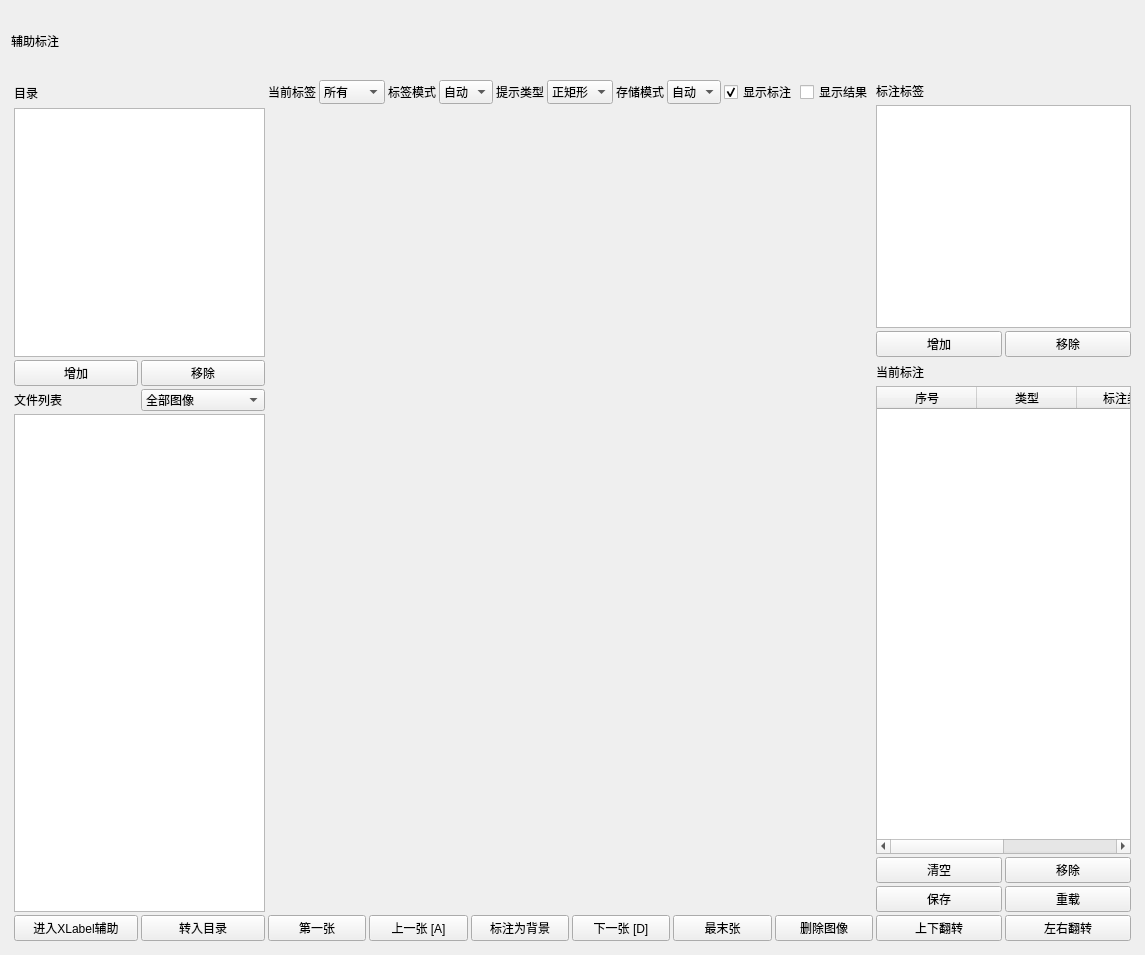
<?xml version="1.0" encoding="UTF-8"?>
<ui version="4.0">
 <class>Sam2LabelForm</class>
 <widget class="QWidget" name="Sam2LabelForm">
  <property name="geometry">
   <rect>
    <x>0</x>
    <y>0</y>
    <width>1145</width>
    <height>955</height>
   </rect>
  </property>
  <property name="windowTitle">
   <string>Form</string>
  </property>
  <layout class="QGridLayout" name="gridLayout">
   <item row="0" column="0">
    <layout class="QHBoxLayout" name="horizontalLayout_2">
     <item>
      <widget class="QLabel" name="LB_Title">
       <property name="minimumSize">
        <size>
         <width>0</width>
         <height>60</height>
        </size>
       </property>
       <property name="maximumSize">
        <size>
         <width>16777215</width>
         <height>60</height>
        </size>
       </property>
       <property name="styleSheet">
        <string notr="true">font: 18pt &quot;微软雅黑&quot;;</string>
       </property>
       <property name="text">
        <string>辅助标注</string>
       </property>
      </widget>
     </item>
    </layout>
   </item>
   <item row="1" column="0">
    <widget class="QStackedWidget" name="stackedWidget">
     <property name="currentIndex">
      <number>0</number>
     </property>
     <widget class="QWidget" name="LabePage">
      <layout class="QGridLayout" name="gridLayout_7">
       <property name="leftMargin">
        <number>3</number>
       </property>
       <property name="topMargin">
        <number>3</number>
       </property>
       <property name="rightMargin">
        <number>3</number>
       </property>
       <property name="bottomMargin">
        <number>3</number>
       </property>
       <property name="spacing">
        <number>3</number>
       </property>
       <item row="0" column="0" rowspan="5" colspan="3">
        <layout class="QGridLayout" name="FileGrid" rowstretch="1,10,1,1,20,1">
         <property name="spacing">
          <number>3</number>
         </property>
         <item row="1" column="0" colspan="2">
          <widget class="QListWidget" name="LW_DataSheet"/>
         </item>
         <item row="2" column="0">
          <widget class="QPushButton" name="PB_AddLab">
           <property name="text">
            <string>增加</string>
           </property>
           <property name="icon">
            <iconset resource="YtSRes.qrc">
             <normaloff>:/ResourYolo/Selfbutton/增加.png</normaloff>:/ResourYolo/Selfbutton/增加.png</iconset>
           </property>
          </widget>
         </item>
         <item row="2" column="1">
          <widget class="QPushButton" name="PB_RemoveLab">
           <property name="text">
            <string>移除</string>
           </property>
           <property name="icon">
            <iconset resource="YtSRes.qrc">
             <normaloff>:/ResourYolo/Selfbutton/减少.png</normaloff>:/ResourYolo/Selfbutton/减少.png</iconset>
           </property>
          </widget>
         </item>
         <item row="0" column="0" colspan="2">
          <widget class="QLabel" name="label">
           <property name="text">
            <string>目录</string>
           </property>
          </widget>
         </item>
         <item row="4" column="0" colspan="2">
          <widget class="QListWidget" name="LW_FileList"/>
         </item>
         <item row="5" column="0">
          <widget class="QPushButton" name="PB_XLabe">
           <property name="text">
            <string>进入XLabel辅助</string>
           </property>
          </widget>
         </item>
         <item row="5" column="1">
          <widget class="QPushButton" name="PB_ViewDir">
           <property name="text">
            <string>转入目录</string>
           </property>
          </widget>
         </item>
         <item row="3" column="0">
          <widget class="QLabel" name="label_2">
           <property name="text">
            <string>文件列表</string>
           </property>
          </widget>
         </item>
         <item row="3" column="1">
          <widget class="QComboBox" name="comboBox">
           <item>
            <property name="text">
             <string>全部图像</string>
            </property>
           </item>
           <item>
            <property name="text">
             <string>已标注</string>
            </property>
           </item>
           <item>
            <property name="text">
             <string>未标注</string>
            </property>
           </item>
           <item>
            <property name="text">
             <string>有检出</string>
            </property>
           </item>
           <item>
            <property name="text">
             <string>含当前标签</string>
            </property>
           </item>
          </widget>
         </item>
        </layout>
       </item>
       <item row="0" column="3" rowspan="5">
        <widget class="QWidget" name="DisplayWidget" native="true">
         <layout class="QGridLayout" name="gridLayout_2">
          <property name="leftMargin">
           <number>0</number>
          </property>
          <property name="topMargin">
           <number>0</number>
          </property>
          <property name="rightMargin">
           <number>0</number>
          </property>
          <property name="bottomMargin">
           <number>0</number>
          </property>
          <property name="spacing">
           <number>3</number>
          </property>
          <item row="2" column="5">
           <widget class="QPushButton" name="PB_AddAnno">
            <property name="text">
             <string>删除图像</string>
            </property>
            <property name="autoRepeat">
             <bool>true</bool>
            </property>
           </widget>
          </item>
          <item row="0" column="0" colspan="6">
           <layout class="QHBoxLayout" name="horizontalLayout">
            <item>
             <widget class="QLabel" name="label_6">
              <property name="sizePolicy">
               <sizepolicy hsizetype="Preferred" vsizetype="Preferred">
                <horstretch>0</horstretch>
                <verstretch>0</verstretch>
               </sizepolicy>
              </property>
              <property name="text">
               <string>当前标签</string>
              </property>
             </widget>
            </item>
            <item>
             <widget class="QComboBox" name="CB_CurrentLabel">
              <property name="sizePolicy">
               <sizepolicy hsizetype="Expanding" vsizetype="Preferred">
                <horstretch>0</horstretch>
                <verstretch>0</verstretch>
               </sizepolicy>
              </property>
              <item>
               <property name="text">
                <string>所有</string>
               </property>
              </item>
              <item>
               <property name="text">
                <string>已标注</string>
               </property>
              </item>
              <item>
               <property name="text">
                <string>未标注</string>
               </property>
              </item>
             </widget>
            </item>
            <item>
             <widget class="QLabel" name="label_8">
              <property name="sizePolicy">
               <sizepolicy hsizetype="Preferred" vsizetype="Preferred">
                <horstretch>0</horstretch>
                <verstretch>0</verstretch>
               </sizepolicy>
              </property>
              <property name="text">
               <string>标签模式</string>
              </property>
             </widget>
            </item>
            <item>
             <widget class="QComboBox" name="CB_SetLabeMode">
              <property name="sizePolicy">
               <sizepolicy hsizetype="Expanding" vsizetype="Preferred">
                <horstretch>0</horstretch>
                <verstretch>0</verstretch>
               </sizepolicy>
              </property>
              <item>
               <property name="text">
                <string>自动</string>
               </property>
               <property name="icon">
                <iconset resource="YtSRes.qrc">
                 <normaloff>:/ResourYolo/Selfbutton/自动.png</normaloff>:/ResourYolo/Selfbutton/自动.png</iconset>
               </property>
              </item>
              <item>
               <property name="text">
                <string>手动</string>
               </property>
               <property name="icon">
                <iconset resource="YtSRes.qrc">
                 <normaloff>:/ResourYolo/Selfbutton/手动.png</normaloff>:/ResourYolo/Selfbutton/手动.png</iconset>
               </property>
              </item>
             </widget>
            </item>
            <item>
             <widget class="QLabel" name="label_7">
              <property name="sizePolicy">
               <sizepolicy hsizetype="Preferred" vsizetype="Preferred">
                <horstretch>0</horstretch>
                <verstretch>0</verstretch>
               </sizepolicy>
              </property>
              <property name="text">
               <string>提示类型</string>
              </property>
             </widget>
            </item>
            <item>
             <widget class="QComboBox" name="CB_ROIType">
              <property name="sizePolicy">
               <sizepolicy hsizetype="Expanding" vsizetype="Preferred">
                <horstretch>0</horstretch>
                <verstretch>0</verstretch>
               </sizepolicy>
              </property>
              <item>
               <property name="text">
                <string>正矩形</string>
               </property>
               <property name="icon">
                <iconset resource="YtSRes.qrc">
                 <normaloff>:/ResourYolo/Selfbutton/矩形.png</normaloff>:/ResourYolo/Selfbutton/矩形.png</iconset>
               </property>
              </item>
              <item>
               <property name="text">
                <string>点</string>
               </property>
               <property name="icon">
                <iconset resource="YtSRes.qrc">
                 <normaloff>:/ResourYolo/Selfbutton/点.png</normaloff>:/ResourYolo/Selfbutton/点.png</iconset>
               </property>
              </item>
             </widget>
            </item>
            <item>
             <widget class="QLabel" name="label_9">
              <property name="sizePolicy">
               <sizepolicy hsizetype="Preferred" vsizetype="Preferred">
                <horstretch>0</horstretch>
                <verstretch>0</verstretch>
               </sizepolicy>
              </property>
              <property name="text">
               <string>存储模式</string>
              </property>
             </widget>
            </item>
            <item>
             <widget class="QComboBox" name="CB_SaveROIType">
              <property name="sizePolicy">
               <sizepolicy hsizetype="Expanding" vsizetype="Preferred">
                <horstretch>0</horstretch>
                <verstretch>0</verstretch>
               </sizepolicy>
              </property>
              <item>
               <property name="text">
                <string>自动</string>
               </property>
               <property name="icon">
                <iconset resource="YtSRes.qrc">
                 <normaloff>:/ResourYolo/Selfbutton/自动.png</normaloff>:/ResourYolo/Selfbutton/自动.png</iconset>
               </property>
              </item>
              <item>
               <property name="text">
                <string>手动</string>
               </property>
               <property name="icon">
                <iconset resource="YtSRes.qrc">
                 <normaloff>:/ResourYolo/Selfbutton/手动.png</normaloff>:/ResourYolo/Selfbutton/手动.png</iconset>
               </property>
              </item>
             </widget>
            </item>
            <item>
             <widget class="QCheckBox" name="ckB_ShowLable">
              <property name="text">
               <string>显示标注</string>
              </property>
              <property name="checked">
               <bool>true</bool>
              </property>
             </widget>
            </item>
            <item>
             <widget class="QCheckBox" name="ckB_ShowResu">
              <property name="text">
               <string>显示结果</string>
              </property>
              <property name="checked">
               <bool>false</bool>
              </property>
             </widget>
            </item>
           </layout>
          </item>
          <item row="2" column="4">
           <widget class="QPushButton" name="PB_EndIm">
            <property name="text">
             <string>最末张</string>
            </property>
            <property name="icon">
             <iconset resource="YtSRes.qrc">
              <normaloff>:/ResourYolo/Selfbutton/最后一张.png</normaloff>:/ResourYolo/Selfbutton/最后一张.png</iconset>
            </property>
           </widget>
          </item>
          <item row="2" column="1">
           <widget class="QPushButton" name="PB_LastIm">
            <property name="text">
             <string>上一张 [A]</string>
            </property>
            <property name="icon">
             <iconset resource="YtSRes.qrc">
              <normaloff>:/ResourYolo/Selfbutton/上一张.png</normaloff>:/ResourYolo/Selfbutton/上一张.png</iconset>
            </property>
            <property name="autoRepeat">
             <bool>true</bool>
            </property>
           </widget>
          </item>
          <item row="2" column="2">
           <widget class="QPushButton" name="PB_SetBackgroud">
            <property name="text">
             <string>标注为背景</string>
            </property>
            <property name="autoRepeat">
             <bool>true</bool>
            </property>
           </widget>
          </item>
          <item row="2" column="3">
           <widget class="QPushButton" name="PB_NextIm">
            <property name="text">
             <string>下一张 [D]</string>
            </property>
            <property name="icon">
             <iconset resource="YtSRes.qrc">
              <normaloff>:/ResourYolo/Selfbutton/下一张.png</normaloff>:/ResourYolo/Selfbutton/下一张.png</iconset>
            </property>
            <property name="autoRepeat">
             <bool>true</bool>
            </property>
           </widget>
          </item>
          <item row="2" column="0">
           <widget class="QPushButton" name="PB_StartIm">
            <property name="text">
             <string>第一张</string>
            </property>
            <property name="icon">
             <iconset resource="YtSRes.qrc">
              <normaloff>:/ResourYolo/Selfbutton/第一张.png</normaloff>:/ResourYolo/Selfbutton/第一张.png</iconset>
            </property>
           </widget>
          </item>
          <item row="1" column="0" colspan="6">
           <widget class="Sam2LabelCanvasCompat" name="YtLabelRoi" native="true"/>
          </item>
         </layout>
        </widget>
       </item>
       <item row="0" column="4" rowspan="5">
        <layout class="QGridLayout" name="LabeSetGrid" rowstretch="1,10,1,1,20,1,0,0,0">
         <property name="spacing">
          <number>3</number>
         </property>
         <item row="2" column="0">
          <widget class="QPushButton" name="PB_AddDataSet">
           <property name="text">
            <string>增加</string>
           </property>
           <property name="icon">
            <iconset resource="YtSRes.qrc">
             <normaloff>:/ResourYolo/Selfbutton/增加.png</normaloff>:/ResourYolo/Selfbutton/增加.png</iconset>
           </property>
          </widget>
         </item>
         <item row="7" column="1">
          <widget class="QPushButton" name="PB_Reload">
           <property name="text">
            <string>重载</string>
           </property>
           <property name="icon">
            <iconset resource="YtSRes.qrc">
             <normaloff>:/ResourYolo/Selfbutton/重载.png</normaloff>:/ResourYolo/Selfbutton/重载.png</iconset>
           </property>
          </widget>
         </item>
         <item row="3" column="0" colspan="2">
          <widget class="QLabel" name="label_5">
           <property name="text">
            <string>当前标注</string>
           </property>
          </widget>
         </item>
         <item row="6" column="0">
          <widget class="QPushButton" name="PB_ClearLab">
           <property name="text">
            <string>清空</string>
           </property>
           <property name="icon">
            <iconset resource="YtSRes.qrc">
             <normaloff>:/ResourYolo/Selfbutton/清空.png</normaloff>:/ResourYolo/Selfbutton/清空.png</iconset>
           </property>
          </widget>
         </item>
         <item row="7" column="0">
          <widget class="QPushButton" name="PB_SaveCurent">
           <property name="text">
            <string>保存</string>
           </property>
           <property name="icon">
            <iconset resource="YtSRes.qrc">
             <normaloff>:/ResourYolo/Selfbutton/保存.png</normaloff>:/ResourYolo/Selfbutton/保存.png</iconset>
           </property>
          </widget>
         </item>
         <item row="6" column="1">
          <widget class="QPushButton" name="PB_ReMoveCurentLab">
           <property name="text">
            <string>移除</string>
           </property>
           <property name="icon">
            <iconset resource="YtSRes.qrc">
             <normaloff>:/ResourYolo/Selfbutton/移除.png</normaloff>:/ResourYolo/Selfbutton/移除.png</iconset>
           </property>
          </widget>
         </item>
         <item row="2" column="1">
          <widget class="QPushButton" name="PB_SunDataSet">
           <property name="text">
            <string>移除</string>
           </property>
           <property name="icon">
            <iconset resource="YtSRes.qrc">
             <normaloff>:/ResourYolo/Selfbutton/减少.png</normaloff>:/ResourYolo/Selfbutton/减少.png</iconset>
           </property>
          </widget>
         </item>
         <item row="0" column="0" colspan="2">
          <widget class="QLabel" name="label_4">
           <property name="text">
            <string>标注标签</string>
           </property>
          </widget>
         </item>
         <item row="1" column="0" colspan="2">
          <widget class="QListWidget" name="LW_LabelSet"/>
         </item>
         <item row="4" column="0" rowspan="2" colspan="2">
          <widget class="QTableWidget" name="LW_SetLab">
           <property name="minimumSize">
            <size>
             <width>200</width>
             <height>0</height>
            </size>
           </property>
           <column>
            <property name="text">
             <string>序号</string>
            </property>
           </column>
           <column>
            <property name="text">
             <string>类型</string>
            </property>
           </column>
           <column>
            <property name="text">
             <string>标注类型</string>
            </property>
           </column>
           <column>
            <property name="text">
             <string>数据</string>
            </property>
           </column>
          </widget>
         </item>
         <item row="8" column="0">
          <widget class="QPushButton" name="PB_TBConv">
           <property name="text">
            <string>上下翻转</string>
           </property>
          </widget>
         </item>
         <item row="8" column="1">
          <widget class="QPushButton" name="PB_LRConv">
           <property name="text">
            <string>左右翻转</string>
           </property>
          </widget>
         </item>
        </layout>
       </item>
      </layout>
     </widget>
    </widget>
   </item>
  </layout>
 </widget>
 <customwidgets>
  <customwidget>
   <class>Sam2LabelCanvasCompat</class>
   <extends>QWidget</extends>
   <header>sam2assist/Sam2LabelCanvasCompat.h</header>
  </customwidget>
 </customwidgets>
 <resources>
  <include location="YtSRes.qrc"/>
 </resources>
 <connections/>
</ui>
